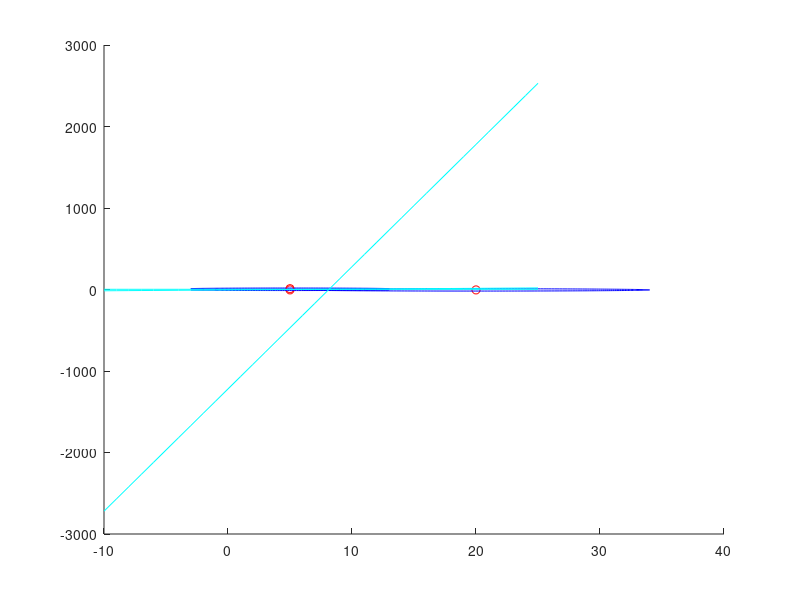

The MATLAB script that drew this image: (Note: this script raises an error after producing the figure.)
close all
clear
clc

r1 = 8;
r2 = 8;
r3 = 14;

theta = linspace(0,2*pi,360);

d1 = [5 10];
d2 = [5 -4.9];
d3 = [20 -5];

x = r1*cos(theta)+d1(1);
y = r1*sin(theta)+d1(2);
scatter(d1(1),d1(2),'r')
hold on
plot(x,y,'b')

x = r2*cos(theta)+d2(1);
y = r2*sin(theta)+d2(2);
scatter(d2(1),d2(2),'r')
plot(x,y,'b')

x = r3*cos(theta)+d3(1);
y = r3*sin(theta)+d3(2);
scatter(d3(1),d3(2),'r')
plot(x,y,'b')

x = -10:25;
y1 = ((r1^2-r2^2+(d2(1))^2-(d1(1))^2+(d2(2))^2-(d1(2))^2)/2 - (d2(1)-d1(1)).*x)/(d2(2)-d1(2));
plot(x,y1,'c')

y2 = ((r1^2-r3^2+(d3(1))^2-(d1(1))^2+(d3(2))^2-(d1(2))^2)/2 - (d3(1)-d1(1)).*x)/(d3(2)-d1(2));
plot(x,y2,'c')

y3 = ((r2^2-r3^2+(d3(1))^2-(d2(1))^2+(d3(2))^2-(d2(2))^2)/2 - (d3(1)-d2(1)).*x)/(d3(2)-d2(2));
plot(x,y3,'c')

[a,b] = polyxpoly(x,y1,x,y2);
scatter(a,b,'k')

axis([-5 35 -20 20])
